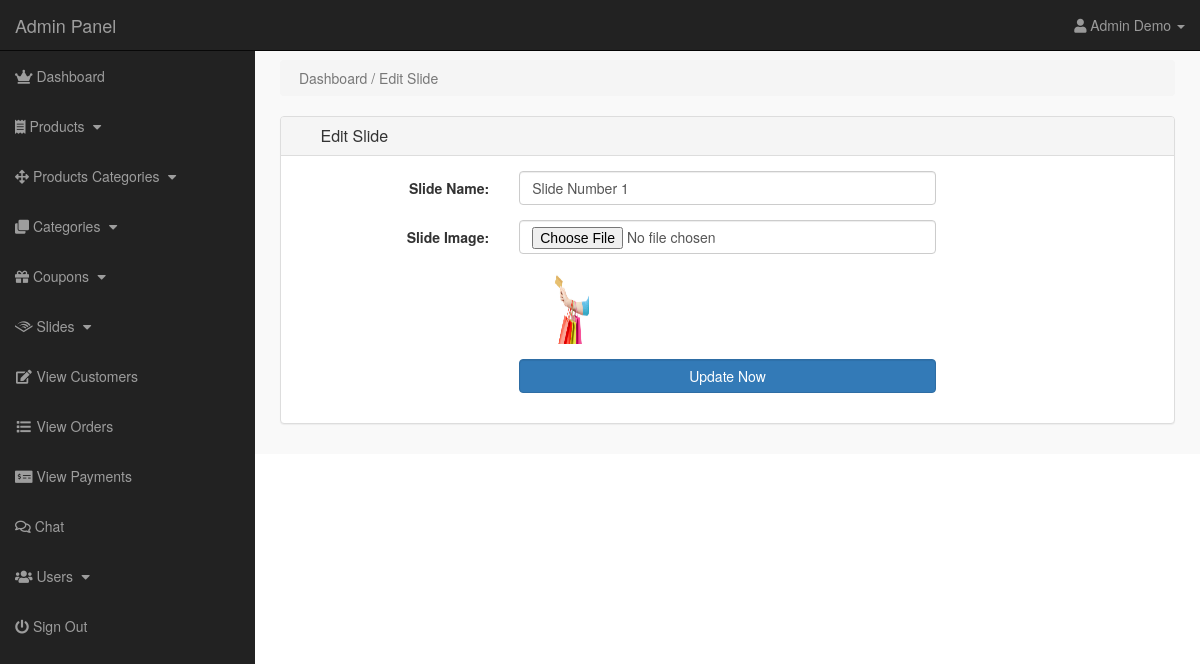
/admin/index.php?edit_slide=1 (signed in), run on the app's committed database.
### tables this page shows
CREATE TABLE `slider` (
  `slide_id` int(11) NOT NULL,
  `slide_name` varchar(255) NOT NULL,
  `slide_image` text NOT NULL
);

### admin/edit_slide.php (the view, shortened to what this page needs)
<?php
if(!isset($_SESSION['admin_email'])){
echo "<script>window.open('login.php','_self')</script>";
}
else {
?>
    <?php
if(isset($_GET['edit_slide'])){
$edit_id = $_GET['edit_slide'];
$edit_slide = "select * from slider where slide_id='$edit_id'";
$run_edit = mysqli_query($con,$edit_slide);
$row_edit = mysqli_fetch_array($run_edit);
$slide_name = $row_edit['slide_name'];
$slide_image = $row_edit['slide_image'];
}
?>
    <div class="row">
        <div class="col-lg-12">
            <ol class="breadcrumb">
                <li class="active">
                    <i class="fa fa-dashboard"></i> Dashboard / Edit Slide
                </li>
            </ol>
        </div>
    </div>
    <div class="row">
        <div class="col-lg-12">
            <div class="panel panel-default">
                <div class="panel-heading">
                    <h3 class="panel-title">
                        <i class="fa fa-money fa-fw"></i> Edit Slide
                    </h3>
                </div>
                <div class="panel-body">
                    <form class="form-horizontal" action="" method="post" enctype="multipart/form-data">
                        <div class="form-group">
                            <label class="col-md-3 control-label">Slide Name:</label>
                            <div class="col-md-6">
                                <input type="text" name="slide_name" class="form-control" value="<?php echo $slide_name; ?>">
                            </div>
                        </div>
                        <div class="form-group">
                            <label class="col-md-3 control-label">Slide Image:</label>
                            <div class="col-md-6">
                                <input type="file" name="slide_image" class="form-control">
                                <br>
                                <img src="slides_images/<?php echo $slide_image; ?>" width="70" height="70">
                            </div>
                        </div>
                        <div class="form-group">
                            <label class="col-md-3 control-label"></label>
                            <div class="col-md-6">
                                <input type="submit" name="update" value="Update Now" class=" btn btn-primary form-control">
                            </div>
                        </div>
                    </form>
                </div>
            </div>
        </div>
    </div>
        <?php } ?>

### admin/includes/sidebar.php (shortened to what this page needs)
<?php
if(!isset($_SESSION['admin_email'])){
    echo "<script>window.open('login.php', '_self')</script>";
}
else{
?>
    <nav class="navbar navbar-inverse navbar-fixed-top">
        <div class="navbar-header">
            <a href="index.php?dashboard" class="navbar-brand">Admin Panel</a>
        </div>
        <ul class="nav navbar-right top-nav">
            <li class="dropbox">
                <a href="#" class="dropdown-toggle" data-toggle="dropdown">
               <i class="fa fa-user"></i>
               <?php echo $admin_name; ?> <b class="caret"></b>
        </a>
        </li>
        </ul>
        <div class="collapse navbar-collapse navbar-ex1-collapse">
            <ul class="nav navbar-nav side-nav">
                <li>
                    <a href="index.php?dashboard">
<i class="fas fa-crown"></i> Dashboard
</a>
                </li>
                <li>
                    <a href="#" data-toggle="collapse" data-target="#products">
<i class="fas fa-receipt"></i> Products
<i class="fa fa-fw fa-caret-down"></i>
</a>
                </li>
                <li>
                    <a href="#" data-toggle="collapse" data-target="#p_cat">
<i class="fas fa-arrows-alt"></i> Products Categories
<i class="fa fa-fw fa-caret-down"></i>
</a>
                </li>
                <li>
                    <a href="#" data-toggle="collapse" data-target="#cat">
<i class="fas fa-clone"></i> Categories
<i class="fa fa-fw fa-caret-down"></i>
</a>
                </li>
                <li>
                    <a href="#" data-toggle="collapse" data-target="#coupons">
                        <i class="fas fa-gift"></i> Coupons
                        <i class="fa fa-fw fa-caret-down"></i>
                    </a>
                </li>
                <li>
                    <a href="#" data-toggle="collapse" data-target="#slides">
<i class="fab fa-audible"></i> Slides
<i class="fa fa-fw fa-caret-down"></i>
</a>
                </li>
                <li>
                    <a href="index.php?view_customers"><i class="fa fa-fw fa-edit"></i> View Customers</a>
                </li>
                <li>
                    <a href="index.php?view_orders"><i class="fa fa-fw fa-list"></i> View Orders</a>
                </li>
                <li>
                    <a href="index.php?view_payments"><i class="fas fa-money-check-alt"></i> View Payments</a>
                </li>
                <li>
                    <a href="index.php?chat"><i class="far fa-comments"></i> Chat</a>
                </li>
                <li>
                    <a href="#" data-toggle="collapse" data-target="#users">
                    <i class="fas fa-users"></i> Users
<i class="fa fa-fw fa-caret-down"></i>
</a>
                </li>
                <li>
                    <a href="logout.php"><i class="fas fa-power-off"></i> Sign Out</a>
                </li>
            </ul>
        </div>
    </nav>
    <?php } ?>

### styles/admin-style.css (style rules this page uses)
body { margin-top: 100px; }
@media (min-width: 768px) { body { margin-top: 50px; } }
.top-nav { padding: 0 15px; }
.top-nav > li { display: inline-block; float: left; }
.top-nav > li > a { padding-top: 15px; padding-bottom: 15px; line-height: 20px; color: #999; }
@media (min-width: 768px) { .side-nav { position: fixed; top: 51px; width: 255px; border-radius: 0; overflow-y: auto; background-color: #222; bottom: 0; overflow-x: hidden; padding-bottom: 40px; } }
@media (min-width: 768px) { .side-nav > li > a { width: 255px; } }
.panel-body { border-radius: 5px; }
a, li, ul, option, select, data-toggle, dropbox { -moz-transition: all 0.3s; -o-transition: all 0.3s; -webkit-transition: all 0.3s; }

### data on the page
slider: slide_name "Slide Number 1", slide_image (picture)

### other printed values
$admin_name "Admin Demo"
